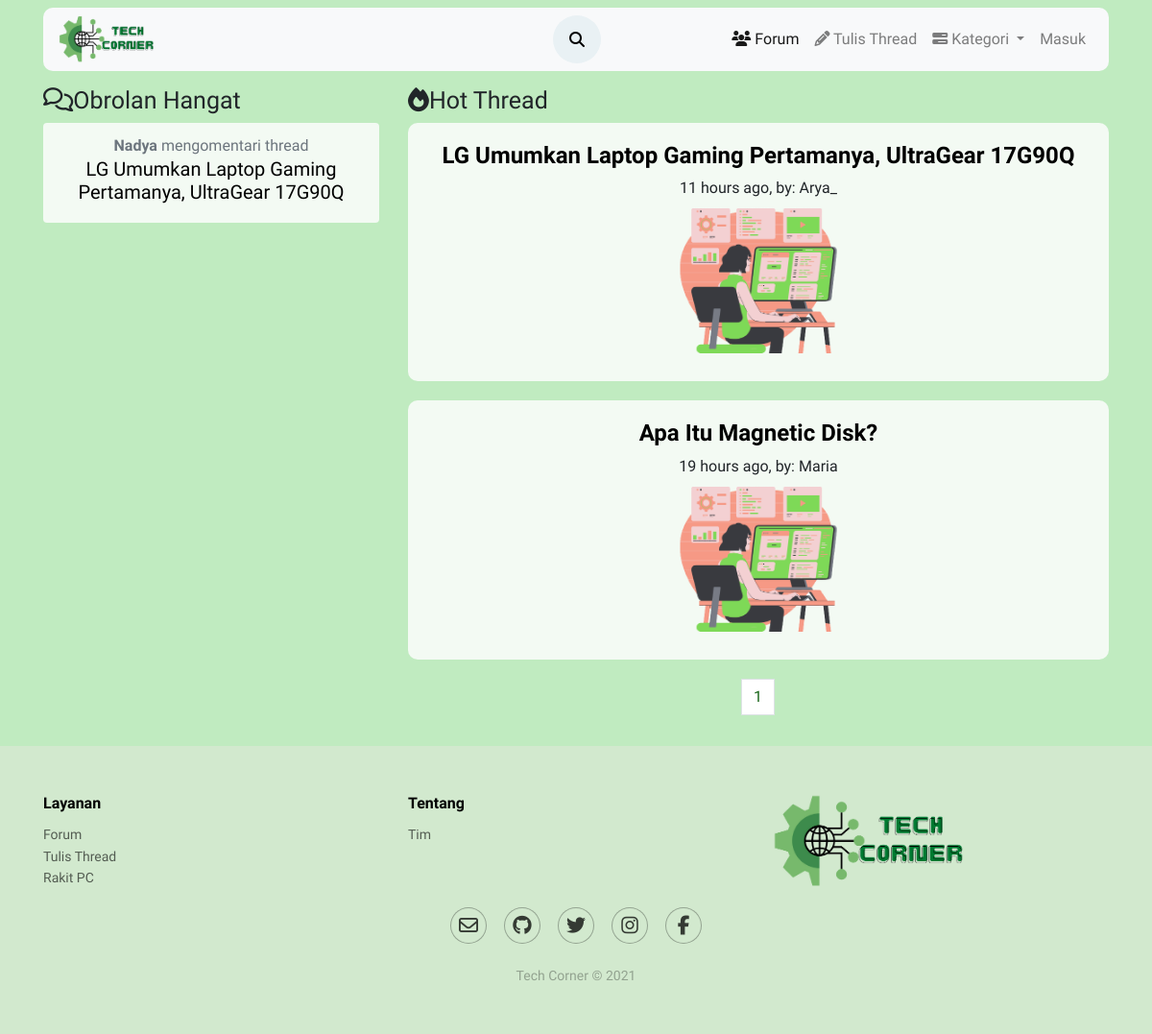
Page /forum/kategori/laptop.php on the committed database.
### tables this page shows
CREATE TABLE `komentar` (
  `id` int(11) NOT NULL,
  `konten` text NOT NULL,
  `id_user` int(11) NOT NULL,
  `thread_id` int(11) NOT NULL,
  `parent` int(11) NOT NULL DEFAULT 0,
  `created_at` timestamp NOT NULL DEFAULT current_timestamp(),
  `diubah` varchar(20) DEFAULT NULL
);

CREATE TABLE `users` (
  `id_user` int(11) NOT NULL,
  `username` varchar(50) NOT NULL,
  `email` varchar(100) NOT NULL,
  `password` varchar(100) NOT NULL,
  `name` varchar(100) NOT NULL,
  `foto` varchar(50) NOT NULL,
  `level` varchar(20) NOT NULL,
  `vkey` varchar(200) NOT NULL,
  `verified` enum('0','1') NOT NULL DEFAULT '0' COMMENT '0 = not verified\r\n1 = verified\r\n',
  `created_at` timestamp(6) NOT NULL DEFAULT current_timestamp(6)
);

CREATE TABLE `posting` (
  `id_thread` int(50) NOT NULL,
  `user_id` int(50) NOT NULL,
  `judul` varchar(200) NOT NULL,
  `konten` text NOT NULL,
  `kategori` varchar(50) NOT NULL,
  `thumb` varchar(50) NOT NULL,
  `tanggal_posting` timestamp NOT NULL DEFAULT current_timestamp(),
  `diubah` varchar(20) DEFAULT NULL
);

### forum/funct/function.php (called while the page is built, shortened)
<?php
function query($query)
{
    global $conn;
    $result=mysqli_query($conn,$query);
    $rows=[];
    while($row= mysqli_fetch_assoc($result))
    {
        $rows[]=$row;
    }
    return $rows;
}
function users($id_user)
{
     $query="SELECT * FROM users WHERE
        id_user ='$id_user';";
     return query($query);
}
function times( $time )
{
    $time_difference = time() - $time;
    $condition = array( 12 * 30 * 24 * 60 * 60 =>  'year',
                30 * 24 * 60 * 60       =>  'month',
                24 * 60 * 60            =>  'day',
                60 * 60                 =>  'hour',
                60                      =>  'minute',
                1                       =>  'second'
    );
    foreach( $condition as $secs => $str )
    {
        $d = $time_difference / $secs;
        if( $d >= 1 )
        {
            $t = round( $d );
            return  $t . ' ' . $str . ( $t > 1 ? 's' : '' ) . ' ago';
        }
    }
}
?>

### forum/kategori/laptop.php (the view, shortened to what this page needs)
<?php include('layout/header.php'); ?>
<?php include('../funct/function.php'); ?>
<?php
$jumlah_data_perhalaman = 2;
$jumlahData = count(query("SELECT * FROM posting WHERE kategori ='Laptop / Notebook'"));
$jumlahpage = ceil($jumlahData / $jumlah_data_perhalaman);
$activepage = (isset($_GET['halaman'])) ? $_GET['halaman'] : 1;
$awal = ($jumlah_data_perhalaman * $activepage) - $jumlah_data_perhalaman;
$list = mysqli_query($conn, "SELECT * FROM posting WHERE kategori='Laptop / Notebook' ORDER BY tanggal_posting DESC LIMIT $awal, $jumlah_data_perhalaman");
$row = mysqli_fetch_assoc($list);
?>
<div class="container mb-3 mt-3 align-self-center">
    <div class="card-fitur text-center">
        <div class="row">
            <?php
                $komentar_query = "SELECT * FROM komentar WHERE thread_id = ".$row['id_thread']." ORDER BY created_at DESC LIMIT 3 ";
                $komentar_result = mysqli_query($conn, $komentar_query);
            ?>
            <div class="col-6 col-md-4 mb-3 pull-left">
                <h2><i class="fa fa-comments-o" aria-hidden="true"></i>Obrolan Hangat</h2>
                <div class="card">
                    <ul class="list-group list-group-flush">
                        <?php foreach($komentar_result as $komen) : ?>
                            <?php
                                $user_query = "SELECT * FROM users WHERE id_user = ".$komen['id_user']." LIMIT 1;";
                                $user_result = mysqli_query($conn, $user_query);
                                $user =  mysqli_fetch_assoc($user_result);
                                $thread_query = "SELECT * FROM posting WHERE id_thread = ".$komen['thread_id']." LIMIT 1;";
                                $thread_result = mysqli_query($conn, $thread_query);
                                $thread =  mysqli_fetch_assoc($thread_result);
                            ?>
                        <?php if(isset($thread['judul'])) : ?>
                        <li class="list-group-item">
                            <span class="text-muted"><b><?= $user['username']; ?></b> mengomentari thread</span>
                            <div class="forum">
                                <a href="../view.php?thread=<?= $komen['thread_id']; ?>"><h5><?= $thread['judul']; ?></h5></a>
                            </div>
                        </li>
                        <?php endif; ?>
                        <?php endforeach ?>
                    </ul>
                </div>
            </div>
            <div class="col-md-8">
                <h2><i class="fa fa-fire" aria-hidden="true"></i>Hot Thread</h2>
                <?php foreach ($list as $data) : ?>
                    <?php foreach ($res = users($data['user_id']) as $user) : ?>
                        <div class="widget">
                            <div class="card media d-flex justify-content-center align-items-center">
                                <div class="card-body d-flex justify-content-center align-items-center">
                                    <div class="media-body">
                                        <h4 class="media-heading">
                                            <a href="../view.php?thread=<?= $data['id_thread'] ?>" target="_self"><b><?= $data['judul'] ?></b></a>
                                        </h4><span class="media-date"><a><?= times(strtotime($data['tanggal_posting'])) ?></a>, by: <a><?= $user['username'] ?></a></span>
                                        <br><a href="../view.php?thread=<?= $data['id_thread'] ?>"><img class="media-object" src="../assets/img/pict1.png" width="300px" alt=""></a>
                                    </div>
                                </div>
                            </div>
                        </div>
                    <?php endforeach; ?>
                <?php endforeach; ?>
                <nav aria-label="Page navigation example">
                    <ul class="pagination justify-content-center">
                        <?php for ($i = 1; $i <= $jumlahpage; $i++) : ?>
                            <?php if ($i === $activepage) : ?>
                                <li class="page-item  "><a class="page-link" href="laptop.php?halaman=<?= $i ?>"><?= $i ?></a></li>
                            <?php else : ?>
                                <li class="page-item "><a class="page-link" href="laptop.php?halaman=<?= $i ?>"><?= $i ?></a></li>
                            <?php endif; ?>
                        <?php endfor; ?>
                    </ul>
                </nav>
            </div>
        </div>
    </div>
</div>
<?php include('layout/footer.php'); ?>

### forum/assets/css/style.css (style rules this page uses)
.body { background-color: #c0ebc0; font-size: 16px; font-family: 'Source Sans Pro', sans-serif; }
.card-fitur .card { border: none; text-align: center; background-color: #f3faf3; border-radius: 10px; max-height: 350px; float: none; }
.card .list-group-item { text-align: center; background-color: #f3faf3; border-radius: 10px; }
.card .list-group-item a { color: black; }
h2 { text-align: left; font-family: 'Readex Pro', sans-serif; font-size: 25px; }
.media-heading a { color: black; font-family: 'Yeseva One', cursive; }
.media-date a { color: rgb(23, 100, 23); }
.widget { position: relative; display: block; margin-bottom: 20px; }
.widget .media { margin-top: 0; margin-bottom: 0; }
.page-item a { color: rgb(23, 100, 23); }

### rows in the picture
komentar: id_user.username "Nadya", posting.judul "LG Umumkan Laptop Gaming Pertamanya, UltraGear 17G90Q"
posting: judul "LG Umumkan Laptop Gaming Pertamanya, UltraGear 17G90Q", tanggal_posting "11 hours ago"
users: username "Arya_"
posting: judul "Apa Itu Magnetic Disk?", tanggal_posting "19 hours ago"
users: username "Maria"
